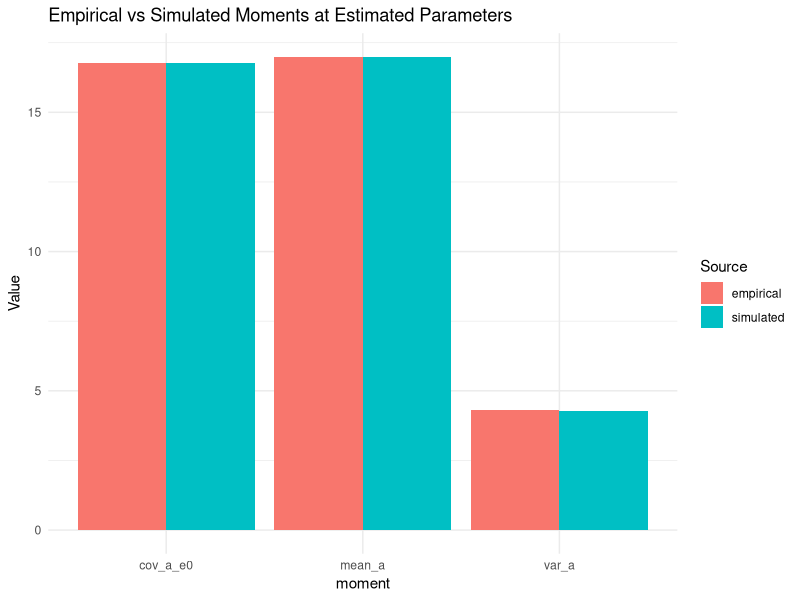
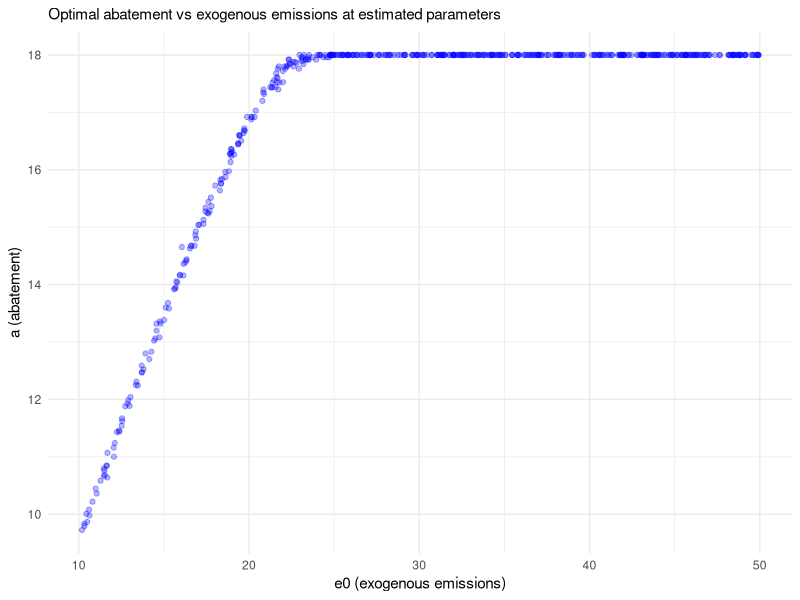

The R source for these figures, in order:

# ----------------------------------------------
# Simulated Method of Moments example: abatement model
# ----------------------------------------------

library(stats)
library(Matrix)
library(nloptr)   # or another optimizer for constrained optimization

# -----------------------
# 1. Data / “empirical” moment setup
# -----------------------

# (In practice, replace this with your observed data)
N_data <- 500

set.seed(999)  # master seed for reproducibility
n_eps <- 500   # number of simulation draws per firm
eps_mat <- matrix(rnorm(N_data * n_eps, mean = 0, sd = 1), nrow = n_eps, ncol = N_data)

# Suppose e0_i are drawn from some (known) distribution, e.g. uniform or empirical
e0_data <- runif(N_data, 10, 50)

# Suppose observed abatement a_i (simulated or real) — for now simulate under “true” theta
theta_true <- c(theta1 = 1.0, theta2 = 0.5, sigma = 2.0)
P_penalty <- 10.0

# A helper: given e0 and theta, compute optimal a by (inner) approximate minimization
compute_opt_abate <- function(e0, theta, P, eps_vec) {
  # theta = c(theta1, theta2, sigma)
  # we approximate E[max{0, e0 - a + eps}] by Monte Carlo
  # We do a small (inner) optimization over a ≥ 0
  
  # eps_vec is fixed shocks for this agent (mean 0, sd=1)
  eps <- eps_vec * theta["sigma"]   # scale by sigma
  
  # objective in a for a single agent i
  obj_fun <- function(a) {
    # cost
    cost <- theta["theta1"] * a + 0.5 * theta["theta2"] * a^2
    # penalty expectation approx
    resid <- e0 - a + eps
    penalty_term <- mean(pmax(resid, 0))
    return(cost + P * penalty_term)
  }
  
  # use a simple optimization; lower bound = 0, no upper bound
  # Use optimize() over a scalar interval
  # Pick a search interval: [0, e0 + 3*sigma]
  # ensure a valid interval
  upper <- max(1e-6, e0 + 3 * theta["sigma"])
  # if upper <= 0, bail out with big penalty
  if (is.na(upper)) return(0)
  if (upper <= 0) return(0)  # or return some safe value
  res <- optimize(obj_fun, interval = c(0, upper))
  a_opt <- res$minimum
  return(a_opt)
}

# Generate “observed” a_data using the true parameters
N <- length(e0_data)
a_data <- numeric(N)
for (i in seq_len(N)) {
  a_data[i] <- compute_opt_abate(
    e0 = e0_data[i],
    theta = theta_true,
    P = P_penalty,
    eps_vec = eps_mat[, i]   # pass column i
  )
}

# empirical moments
m_data <- c(
  mean_a = mean(a_data),
  var_a  = var(a_data),
  cov_a_e0 = cov(a_data, e0_data)
)

print(m_data)

# -----------------------
# 2. Simulator: given theta, generate simulated moments
# -----------------------
simulate_moments <- function(theta, e0_vector, P, eps_mat) {
  # e0_vector: vector of exogenous e0 for "simulated firms"
  # returns a vector of moments (same length as m_data)
  
  N <- length(e0_vector)
  a_sim <- numeric(N)
  
  for (i in seq_len(N)) {
    a_sim[i] <- compute_opt_abate(e0_vector[i], theta, P, eps_mat[,i])
  }
  
  return(c(
    mean_a = mean(a_sim),
    var_a  = var(a_sim),
    cov_a_e0 = cov(a_sim, e0_vector)
  ))
}

# quick test: simulate at true theta
m_sim_true <- simulate_moments(theta_true, e0_data, P_penalty, eps_mat)
print(m_sim_true)

# -----------------------
# 3. Objective function for SMM
# -----------------------
smm_obj <- function(param_vec, e0_vector, P, m_data, eps_mat) {
  if (length(param_vec) < 3) return(1e10)
  
  # Unpack explicitly (avoid relying on names)
  theta1 <- param_vec[1]
  theta2 <- param_vec[2]
  sigma  <- param_vec[3]
  
  # Check validity
  if (is.na(theta1) || is.na(theta2) || is.na(sigma)) return(1e10)
  if (theta1 <= 0 || theta2 <= 0 || sigma <= 0) return(1e10)
  
  theta <- c(theta1 = theta1, theta2 = theta2, sigma = sigma)
  
  # simulate moments
  m_sim <- simulate_moments(theta, e0_vector, P, eps_mat)
  
  # simple weighting: identity (can extend to optimal weighting later)
  diff = m_sim - m_data
  #diff = (m_sim - m_data)/m_data  # relative differences
  weight_matrix <- diag(length(theta)) #equal weights

  out <- t(diff) %*% weight_matrix %*% (diff)
  #diff <- sum((m_sim - m_data)^2)
  return(out)
}

# -----------------------
# 4. Estimate theta by minimizing objective
# -----------------------
# initial guess
init <- c(theta1 = 0.5, theta2 = 0.2, sigma = 1.5)

# Use a bounded optimizer (e.g. nloptr or stats::optim)
res <- nloptr(
  x0 = init,
  eval_f = smm_obj,
  lb = c(0, 0, 0.0001),
  ub = c(10, 10, 10),
  opts = list(algorithm = "NLOPT_LN_BOBYQA",
              maxeval = 600,
              print_level = 3,
              xtol_rel = 1e-9),
  e0_vector = e0_data,
  P = P_penalty,
  m_data = m_data,
  eps_mat = eps_mat
)

print(res)
theta_hat <- res$solution
names(theta_hat) <- c("theta1", "theta2", "sigma")
theta_hat

res$hessian  # if needed for standard errors

# Compare to true
cat("True theta:", theta_true, "\n")
cat("Estimated theta:", theta_hat, "\n")

# -----------------------
# 5. Sensitivity checks / diagnostics
# -----------------------
# e.g. vary n_eps_inner (Monte Carlo draws), plot obj surface slices, etc.
# For example:
# for (n in c(50, 100, 200, 500)) {
#   cat("n_eps_inner = ", n, ": objective at true theta = ",
#       smm_obj(theta_true, e0_data, P_penalty, m_data, eps_mat), "\n")
# }

m_hat <- simulate_moments(theta_hat, e0_data, P_penalty, eps_mat)

moment_df <- data.frame(
  moment = names(m_data),
  empirical = as.numeric(m_data),
  simulated = as.numeric(m_hat)
)

print(moment_df)

library(ggplot2)
library(tidyverse)

moment_df %>%
  pivot_longer(cols = c("empirical", "simulated"),names_to = "source", values_to = "value") %>%
  ggplot( aes(x=moment,y=value,fill=source)) +
  geom_col(position = "dodge") +
  labs(y="Value", fill="Source",
       title="Empirical vs Simulated Moments at Estimated Parameters") +
  theme_minimal()


###########################
# Plot optimal abatement vs e0 at estimated parameters
tibble(
  e0 = e0_data,
  a = a_data
) %>%
  ggplot(aes(x=e0,y=a)) +
  geom_point(alpha=.3,color="blue") +
  labs(x="e0 (exogenous emissions)", y="a (abatement)",
       subtitle="Optimal abatement vs exogenous emissions at estimated parameters") +
  theme_minimal()



